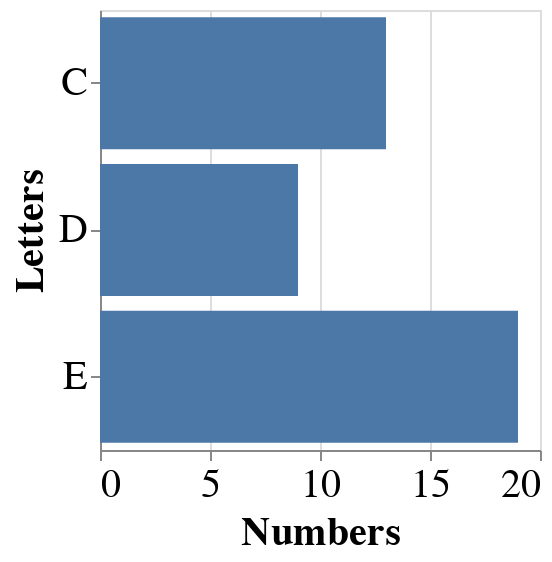

Notebook code for this chart:
### Markdown cell above
### You Try!

What do you think will happen when you try to change the `mark_circle` to a `mark_bar()`

### Code cell
plot.mark_bar() ## YOUR SOLUTION HERE

### Figure 1 — Vega-Lite specification as saved in the notebook (floating-point values rounded to 4 significant figures)
{"height": 220, "width": 220, "config": {"style": {"circle": {"size": 400}, "point": {"size": 30}, "square": {"size": 400}}, "legend": {"symbolSize": 20, "titleFontSize": 20, "labelFontSize": 20}, "axis": {"titleFontSize": 20, "labelFontSize": 20}}, "data": {"name": "data-e1f27bdda7bfd6fed066714f7c229752"}, "mark": "bar", "encoding": {"x": {"type": "quantitative", "field": "Numbers"}, "y": {"type": "nominal", "field": "Letters"}}, "$schema": "https://vega.github.io/schema/vega-lite/v4.8.1.json", "datasets": {"data-e1f27bdda7bfd6fed066714f7c229752": [{"Letters": "C", "Numbers": 2}, {"Letters": "C", "Numbers": 7}, {"Letters": "C", "Numbers": 4}, {"Letters": "D", "Numbers": 1}, {"Letters": "D", "Numbers": 2}, {"Letters": "D", "Numbers": 6}, {"Letters": "E", "Numbers": 8}, {"Letters": "E", "Numbers": 4}, {"Letters": "E", "Numbers": 7}]}}
